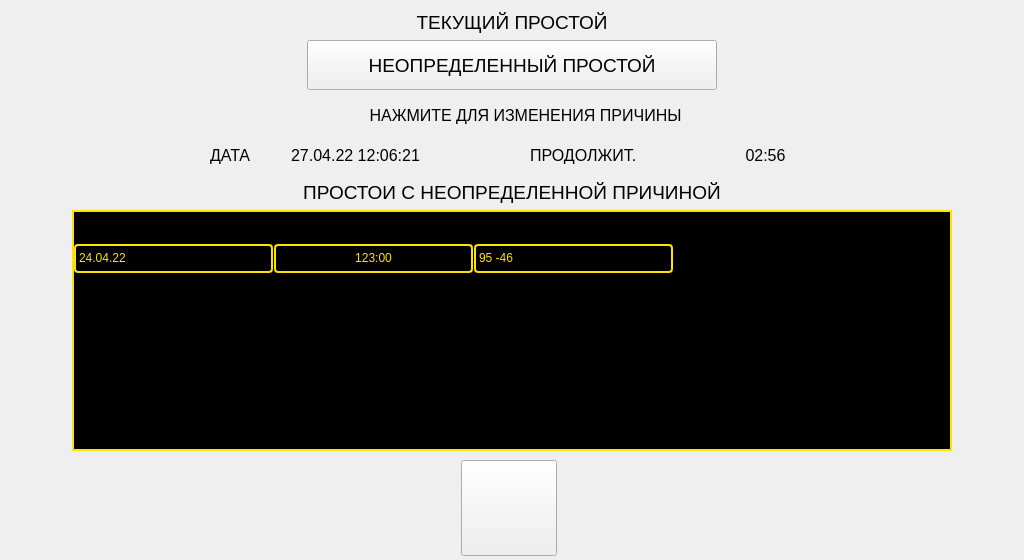
<?xml version="1.0" encoding="UTF-8"?>
<ui version="4.0">
 <class>stop_view</class>
 <widget class="QWidget" name="stop_view">
  <property name="geometry">
   <rect>
    <x>0</x>
    <y>0</y>
    <width>1024</width>
    <height>560</height>
   </rect>
  </property>
  <property name="windowTitle">
   <string>Form</string>
  </property>
  <widget class="QTableWidget" name="tableWidget">
   <property name="geometry">
    <rect>
     <x>72</x>
     <y>210</y>
     <width>880</width>
     <height>241</height>
    </rect>
   </property>
   <property name="styleSheet">
    <string notr="true">QTableWidget {
	background-color: black; 
	border: 2px solid #ffe200;
}

QTableWidget::item {
    border: 2px solid #ffe200;
    border-radius: 4px;
    color: #ffe200;
}

QTableWidget::item:selected {
	background-color: #ffe200;
	color: black;
}

QHeaderView {
	background-color: black;
}

QHeaderView::section {
	background-color: black;
    border: none;
    height: 32px;
    font-size: 14;
}</string>
   </property>
   <property name="frameShape">
    <enum>QFrame::HLine</enum>
   </property>
   <property name="sizeAdjustPolicy">
    <enum>QAbstractScrollArea::AdjustIgnored</enum>
   </property>
   <property name="cornerButtonEnabled">
    <bool>false</bool>
   </property>
   <property name="rowCount">
    <number>1</number>
   </property>
   <attribute name="horizontalHeaderCascadingSectionResizes">
    <bool>false</bool>
   </attribute>
   <attribute name="horizontalHeaderDefaultSectionSize">
    <number>200</number>
   </attribute>
   <attribute name="horizontalHeaderHighlightSections">
    <bool>true</bool>
   </attribute>
   <attribute name="verticalHeaderVisible">
    <bool>false</bool>
   </attribute>
   <attribute name="verticalHeaderHighlightSections">
    <bool>false</bool>
   </attribute>
   <row>
    <property name="text">
     <string>New Row</string>
    </property>
    <property name="textAlignment">
     <set>AlignCenter</set>
    </property>
   </row>
   <column>
    <property name="text">
     <string>ДАТА</string>
    </property>
   </column>
   <column>
    <property name="text">
     <string>ПРОДЛЖИТ.</string>
    </property>
    <property name="font">
     <font>
      <pointsize>14</pointsize>
     </font>
    </property>
   </column>
   <column>
    <property name="text">
     <string>КООРД.</string>
    </property>
   </column>
   <item row="0" column="0">
    <property name="text">
     <string>24.04.22</string>
    </property>
   </item>
   <item row="0" column="1">
    <property name="text">
     <string>123:00</string>
    </property>
    <property name="textAlignment">
     <set>AlignCenter</set>
    </property>
   </item>
   <item row="0" column="2">
    <property name="text">
     <string>95 -46</string>
    </property>
   </item>
  </widget>
  <widget class="QPushButton" name="btn_home">
   <property name="geometry">
    <rect>
     <x>461</x>
     <y>460</y>
     <width>96</width>
     <height>96</height>
    </rect>
   </property>
   <property name="toolTip">
    <string extracomment="Панель навигации"/>
   </property>
   <property name="text">
    <string/>
   </property>
   <property name="icon">
    <iconset resource="../../resources.qrc">
     <normaloff>:/res/icons/home.svg</normaloff>:/res/icons/home.svg</iconset>
   </property>
   <property name="iconSize">
    <size>
     <width>72</width>
     <height>72</height>
    </size>
   </property>
  </widget>
  <widget class="QLabel" name="label">
   <property name="geometry">
    <rect>
     <x>262</x>
     <y>180</y>
     <width>500</width>
     <height>24</height>
    </rect>
   </property>
   <property name="font">
    <font>
     <pointsize>14</pointsize>
    </font>
   </property>
   <property name="text">
    <string>ПРОСТОИ С НЕОПРЕДЕЛЕННОЙ ПРИЧИНОЙ</string>
   </property>
   <property name="alignment">
    <set>Qt::AlignCenter</set>
   </property>
  </widget>
  <widget class="QLabel" name="label_2">
   <property name="geometry">
    <rect>
     <x>262</x>
     <y>10</y>
     <width>500</width>
     <height>24</height>
    </rect>
   </property>
   <property name="font">
    <font>
     <pointsize>14</pointsize>
    </font>
   </property>
   <property name="text">
    <string>ТЕКУЩИЙ ПРОСТОЙ</string>
   </property>
   <property name="alignment">
    <set>Qt::AlignCenter</set>
   </property>
  </widget>
  <widget class="QLabel" name="label_3">
   <property name="geometry">
    <rect>
     <x>210</x>
     <y>140</y>
     <width>61</width>
     <height>31</height>
    </rect>
   </property>
   <property name="font">
    <font>
     <pointsize>12</pointsize>
    </font>
   </property>
   <property name="text">
    <string>ДАТА</string>
   </property>
  </widget>
  <widget class="QLabel" name="label_4">
   <property name="geometry">
    <rect>
     <x>250</x>
     <y>140</y>
     <width>211</width>
     <height>31</height>
    </rect>
   </property>
   <property name="font">
    <font>
     <pointsize>12</pointsize>
    </font>
   </property>
   <property name="text">
    <string>27.04.22 12:06:21</string>
   </property>
   <property name="alignment">
    <set>Qt::AlignCenter</set>
   </property>
  </widget>
  <widget class="QLabel" name="label_5">
   <property name="geometry">
    <rect>
     <x>530</x>
     <y>140</y>
     <width>121</width>
     <height>31</height>
    </rect>
   </property>
   <property name="font">
    <font>
     <pointsize>12</pointsize>
    </font>
   </property>
   <property name="text">
    <string>ПРОДОЛЖИТ.</string>
   </property>
  </widget>
  <widget class="QLabel" name="label_6">
   <property name="geometry">
    <rect>
     <x>660</x>
     <y>140</y>
     <width>211</width>
     <height>31</height>
    </rect>
   </property>
   <property name="font">
    <font>
     <pointsize>12</pointsize>
    </font>
   </property>
   <property name="text">
    <string>02:56</string>
   </property>
   <property name="alignment">
    <set>Qt::AlignCenter</set>
   </property>
  </widget>
  <widget class="QLabel" name="label_8">
   <property name="geometry">
    <rect>
     <x>340</x>
     <y>100</y>
     <width>371</width>
     <height>31</height>
    </rect>
   </property>
   <property name="font">
    <font>
     <pointsize>12</pointsize>
    </font>
   </property>
   <property name="text">
    <string>НАЖМИТЕ ДЛЯ ИЗМЕНЕНИЯ ПРИЧИНЫ</string>
   </property>
   <property name="alignment">
    <set>Qt::AlignCenter</set>
   </property>
  </widget>
  <widget class="QLabel" name="lbl_icon_flv">
   <property name="geometry">
    <rect>
     <x>330</x>
     <y>100</y>
     <width>24</width>
     <height>24</height>
    </rect>
   </property>
   <property name="sizePolicy">
    <sizepolicy hsizetype="Fixed" vsizetype="Fixed">
     <horstretch>0</horstretch>
     <verstretch>0</verstretch>
    </sizepolicy>
   </property>
   <property name="minimumSize">
    <size>
     <width>24</width>
     <height>24</height>
    </size>
   </property>
   <property name="maximumSize">
    <size>
     <width>24</width>
     <height>24</height>
    </size>
   </property>
   <property name="font">
    <font>
     <pointsize>12</pointsize>
    </font>
   </property>
   <property name="text">
    <string/>
   </property>
   <property name="pixmap">
    <pixmap resource="../../resources.qrc">:/res/icons/clip.svg</pixmap>
   </property>
   <property name="scaledContents">
    <bool>true</bool>
   </property>
   <property name="alignment">
    <set>Qt::AlignCenter</set>
   </property>
  </widget>
  <widget class="QPushButton" name="pushButton">
   <property name="geometry">
    <rect>
     <x>307</x>
     <y>40</y>
     <width>410</width>
     <height>50</height>
    </rect>
   </property>
   <property name="font">
    <font>
     <pointsize>14</pointsize>
    </font>
   </property>
   <property name="styleSheet">
    <string notr="true">border: 2px solid #ffe400;\nborder-radius: 6px;</string>
   </property>
   <property name="text">
    <string>НЕОПРЕДЕЛЕННЫЙ ПРОСТОЙ</string>
   </property>
  </widget>
 </widget>
 <resources>
  <include location="../../resources.qrc"/>
 </resources>
 <connections/>
</ui>
